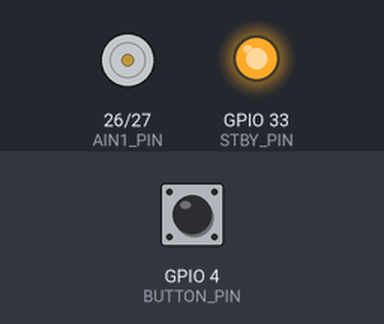
A program run on a simulated ESP32. Shown: motor-driver pin pairs drawn as motors (green arrow = first pin HIGH = forward, orange = second pin HIGH = backward, longer = more drive, scaled by the enable pin, stopped while the standby pin is LOW), output pins drawn as LEDs (lit = HIGH). The test bench sets the inputs (shaded band); at power-on: GPIO 4 (BUTTON_PIN) HIGH. What the program prints to the serial monitor is not drawn.

Above: at 1.2 s.
1.3 s: GPIO 4 (BUTTON_PIN) pulled LOW for 0.15 s
At 2.5 s:
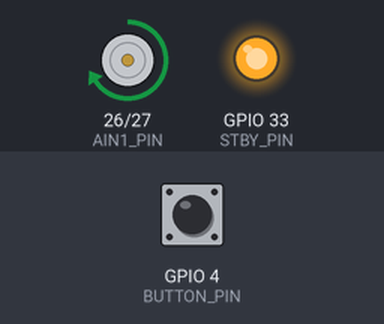
4.4 s: GPIO 4 (BUTTON_PIN) pulled LOW for 1 s
At 8.2 s:
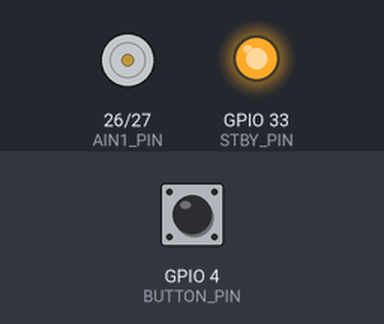
8.4 s: GPIO 4 (BUTTON_PIN) pulled LOW for 3.2 s
At 9.2 s:
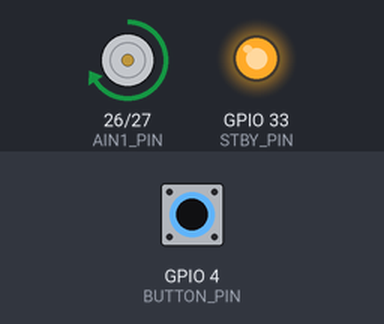
Timing chart, 0 to 12.9 s (numbered marks = the images above; inputs shaded):
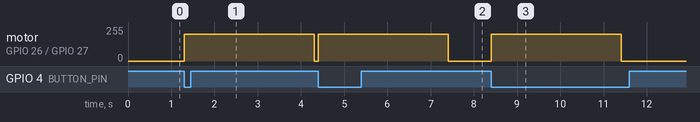

The program:

main.cpp
```cpp
/*
  按钮控制电机：按一下开关，电机转3秒

  接线：
    - TB6612 AIN1 -> ESP32 GPIO 26
    - TB6612 AIN2 -> ESP32 GPIO 27
    - TB6612 PWMA -> ESP32 GPIO 25 (PWM 输出)
    - TB6612 STBY -> ESP32 GPIO 33 (使能脚，HIGH 使能)
    - 按钮 -> ESP32 GPIO 2 (一端接GPIO2，一端接地)
    - 共地：ESP32 GND 与 TB6612 GND/VM 共地
*/

#include <Arduino.h>

// ----- 引脚配置 -----
const int AIN1_PIN = 26; // 驱动 IN1，决定转向
const int AIN2_PIN = 27; // 驱动 IN2，决定转向
const int PWMA_PIN = 25; // 驱动 PWM 控制速度
const int STBY_PIN = 33; // 驱动使能：HIGH=使能, LOW=休眠/禁用
const int BUTTON_PIN = 4; // 按钮引脚

// ----- PWM 配置 -----
const int PWM_CHANNEL = 0;    // LEDC 通道
const int PWM_FREQ = 20000;   // 20kHz，避免听觉噪音
const int PWM_RES = 8;        // 8-bit 分辨率 -> 0-255
const int MOTOR_SPEED = 200;  // 默认速度（0-255）

// ----- 电机运行时间 -----
const unsigned long MOTOR_RUN_MS = 3000; // 3秒

// 状态变量
bool motorRunning = false;
unsigned long motorStartTime = 0;
bool lastButtonState = HIGH; // 初始化为 HIGH
bool buttonPressed = false; // 新增：标记按钮是否已按下

void setPWM(int duty) {
  duty = constrain(duty, 0, 255);
  ledcWrite(PWM_CHANNEL, duty);
}

void enableDriver(bool en) {
  digitalWrite(STBY_PIN, en ? HIGH : LOW);
}

void motorStop() {
  digitalWrite(AIN1_PIN, LOW);
  digitalWrite(AIN2_PIN, LOW);
  setPWM(0);
}

void motorForward(int speed = MOTOR_SPEED) {
  digitalWrite(AIN1_PIN, HIGH);
  digitalWrite(AIN2_PIN, LOW);
  setPWM(speed);
}

void setup() {
  Serial.begin(115200);
  // 配置 IO
  pinMode(AIN1_PIN, OUTPUT);
  pinMode(AIN2_PIN, OUTPUT);
  pinMode(PWMA_PIN, OUTPUT);
  pinMode(STBY_PIN, OUTPUT);
  pinMode(BUTTON_PIN, INPUT_PULLUP); // 按钮输入，上拉

  // 初始化 PWM
  ledcSetup(PWM_CHANNEL, PWM_FREQ, PWM_RES);
  ledcAttachPin(PWMA_PIN, PWM_CHANNEL);

  // 启用驱动，并确保初始为停止状态
  enableDriver(true);
  motorStop();

  Serial.println("Button control: Press button to run motor for 3s (串口 115200)");
}

void loop() {
  // 读取按钮状态
  bool buttonState = digitalRead(BUTTON_PIN);

  // 检测按钮按下（从高到低，且未按下状态）
  if (lastButtonState == HIGH && buttonState == LOW && !buttonPressed) {
    buttonPressed = true;
    if (!motorRunning) {
      motorRunning = true;
      motorStartTime = millis();
      motorForward();
      Serial.println("Motor ON for 3s");
    }
  }

  // 检测按钮松开（从低到高）
  if (lastButtonState == LOW && buttonState == HIGH) {
    buttonPressed = false;
  }

  // 打印 GPIO 状态变化（调试用）
  if (buttonState != lastButtonState) {
    Serial.print("Button GPIO ");
    Serial.print(BUTTON_PIN);
    Serial.print(": ");
    Serial.println(buttonState);
  }

  lastButtonState = buttonState;

  // 检查电机运行时间
  if (motorRunning && (millis() - motorStartTime >= MOTOR_RUN_MS)) {
    motorRunning = false;
    motorStop();
    Serial.println("Motor OFF");
  }

  // 小延时
  delay(100);
}
```

main_old.cpp
```cpp
#if 0  // 注：此文件为备份，已被封存以避免与 main.cpp 冲突
// 备份：原 main.cpp（已保存为 main_old.cpp）
// 如果需要恢复：将此文件内容拷贝回 main.cpp

/*
  ESP32 + TB6612FNG 窗帘控制（备份副本）
  — 原始完整实现保存在此处
*/

#include <Arduino.h>

// 这里保留原始文件的全部实现（备份）

const int AIN1_PIN = 26; // IN1
const int AIN2_PIN = 27; // IN2
const int PWMA_PIN = 25; // PWM 控制
const int STBY_PIN = 33; // 低电平进入休眠（停用），高电平使能驱动

const int DIR_UP_PIN = 14;   // 上升开关（edge 触发开始计时）
const int DIR_DOWN_PIN = 12; // 下降开关（保持按下则下降）
const int ESTOP_PIN = 13;    // 紧急停止按钮（按下时触发急停）

const int STATUS_LED = 2; // 状态指示灯（可选）

const int PWM_CHANNEL = 0;
const int PWM_FREQ = 20000; // 20kHz 足够安静
const int PWM_RES = 8;      // 8-bit 分辨率 -> 0-255
const int DEFAULT_SPEED = 200; // 0-255

unsigned long upDurationMs = 10000;

bool estopActive = false;
bool upTimerRunning = false;
unsigned long upStartMs = 0;

bool lastUpRaw = HIGH;
bool lastDownRaw = HIGH;
unsigned long lastUpChange = 0;
unsigned long lastDownChange = 0;
const unsigned long DEBOUNCE_MS = 50;

void setPWM(int duty) {
  duty = constrain(duty, 0, 255);
  ledcWrite(PWM_CHANNEL, duty);
}

void enableDriver(bool en) {
  digitalWrite(STBY_PIN, en ? HIGH : LOW);
}

void motorStopCoast() {
  digitalWrite(AIN1_PIN, LOW);
  digitalWrite(AIN2_PIN, LOW);
  setPWM(0);
}

void motorBrake() {
  digitalWrite(AIN1_PIN, HIGH);
  digitalWrite(AIN2_PIN, HIGH);
  setPWM(255);
}

void motorForward(int speed = DEFAULT_SPEED) {
  digitalWrite(AIN1_PIN, HIGH);
  digitalWrite(AIN2_PIN, LOW);
  setPWM(speed);
}

void motorReverse(int speed = DEFAULT_SPEED) {
  digitalWrite(AIN1_PIN, LOW);
  digitalWrite(AIN2_PIN, HIGH);
  setPWM(speed);
}

bool readButtonStable(int pin, bool &lastRaw, unsigned long &lastChange) {
  bool raw = digitalRead(pin);
  if (raw != lastRaw) {
    lastChange = millis();
    lastRaw = raw;
  }
  return (millis() - lastChange) > DEBOUNCE_MS ? raw : !raw;
}

void setup() {
  Serial.begin(115200);
  delay(100);
  Serial.println("[backup] setup...");

  pinMode(AIN1_PIN, OUTPUT);
  pinMode(AIN2_PIN, OUTPUT);
  pinMode(PWMA_PIN, OUTPUT);
  pinMode(STBY_PIN, OUTPUT);

  pinMode(DIR_UP_PIN, INPUT_PULLUP);
  pinMode(DIR_DOWN_PIN, INPUT_PULLUP);
  pinMode(ESTOP_PIN, INPUT_PULLUP);
  pinMode(STATUS_LED, OUTPUT);

  ledcSetup(PWM_CHANNEL, PWM_FREQ, PWM_RES);
  ledcAttachPin(PWMA_PIN, PWM_CHANNEL);
  setPWM(0);
  enableDriver(true);
  motorStopCoast();
}

void loop() {
  // 备份副本 loop（简短输出）
  delay(1000);
  Serial.println("[backup] running");
}

#endif // end of backup wrapper
```

Measured:
- after the input at 1.3 s, motor on GPIO 26 (AIN1_PIN) / GPIO 27 (AIN2_PIN): stopped → forward 199/255 at once, → stopped 3.0 s later
- after the input at 4.4 s, motor on GPIO 26 (AIN1_PIN) / GPIO 27 (AIN2_PIN): stopped → forward 199/255 at once, → stopped 3.0 s later
- after the input at 8.4 s, motor on GPIO 26 (AIN1_PIN) / GPIO 27 (AIN2_PIN): stopped → forward 199/255 at once, → stopped 3.0 s later
